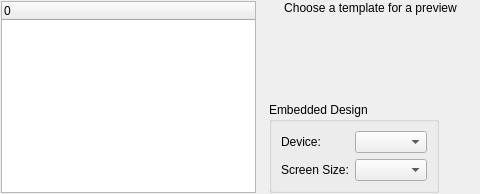
<?xml version="1.0" encoding="UTF-8"?>
<ui version="4.0">
 <comment>*********************************************************************
**
** Copyright (C) 2013 Digia Plc and/or its subsidiary(-ies).
** Contact: http://www.qt-project.org/legal
**
** This file is part of the Qt Designer of the Qt Toolkit.
**
** $QT_BEGIN_LICENSE:LGPL$
** Commercial License Usage
** Licensees holding valid commercial Qt licenses may use this file in
** accordance with the commercial license agreement provided with the
** Software or, alternatively, in accordance with the terms contained in
** a written agreement between you and Digia.  For licensing terms and
** conditions see http://qt.digia.com/licensing.  For further information
** use the contact form at http://qt.digia.com/contact-us.
**
** GNU Lesser General Public License Usage
** Alternatively, this file may be used under the terms of the GNU Lesser
** General Public License version 2.1 as published by the Free Software
** Foundation and appearing in the file LICENSE.LGPL included in the
** packaging of this file.  Please review the following information to
** ensure the GNU Lesser General Public License version 2.1 requirements
** will be met: http://www.gnu.org/licenses/old-licenses/lgpl-2.1.html.
**
** In addition, as a special exception, Digia gives you certain additional
** rights.  These rights are described in the Digia Qt LGPL Exception
** version 1.1, included in the file LGPL_EXCEPTION.txt in this package.
**
** GNU General Public License Usage
** Alternatively, this file may be used under the terms of the GNU
** General Public License version 3.0 as published by the Free Software
** Foundation and appearing in the file LICENSE.GPL included in the
** packaging of this file.  Please review the following information to
** ensure the GNU General Public License version 3.0 requirements will be
** met: http://www.gnu.org/copyleft/gpl.html.
**
**
** $QT_END_LICENSE$
**
*********************************************************************</comment>
 <class>qdesigner_internal::NewFormWidget</class>
 <widget class="QWidget" name="qdesigner_internal::NewFormWidget">
  <property name="geometry">
   <rect>
    <x>0</x>
    <y>0</y>
    <width>480</width>
    <height>194</height>
   </rect>
  </property>
  <layout class="QHBoxLayout">
   <property name="spacing">
    <number>6</number>
   </property>
   <property name="margin">
    <number>1</number>
   </property>
   <item>
    <widget class="QTreeWidget" name="treeWidget">
     <property name="minimumSize">
      <size>
       <width>200</width>
       <height>0</height>
      </size>
     </property>
     <property name="iconSize">
      <size>
       <width>128</width>
       <height>128</height>
      </size>
     </property>
     <property name="rootIsDecorated">
      <bool>false</bool>
     </property>
     <property name="columnCount">
      <number>1</number>
     </property>
     <column>
      <property name="text">
       <string>0</string>
      </property>
     </column>
    </widget>
   </item>
   <item>
    <layout class="QVBoxLayout" name="verticalLayout">
     <item>
      <widget class="QLabel" name="lblPreview">
       <property name="sizePolicy">
        <sizepolicy hsizetype="Expanding" vsizetype="Preferred">
         <horstretch>0</horstretch>
         <verstretch>0</verstretch>
        </sizepolicy>
       </property>
       <property name="lineWidth">
        <number>1</number>
       </property>
       <property name="text">
        <string>Choose a template for a preview</string>
       </property>
       <property name="alignment">
        <set>Qt::AlignCenter</set>
       </property>
       <property name="margin">
        <number>5</number>
       </property>
      </widget>
     </item>
     <item>
      <spacer name="verticalSpacer">
       <property name="orientation">
        <enum>Qt::Vertical</enum>
       </property>
       <property name="sizeHint" stdset="0">
        <size>
         <width>20</width>
         <height>40</height>
        </size>
       </property>
      </spacer>
     </item>
     <item>
      <layout class="QHBoxLayout" name="horizontalLayout">
       <item>
        <spacer name="horizontalSpacer">
         <property name="orientation">
          <enum>Qt::Horizontal</enum>
         </property>
         <property name="sizeType">
          <enum>QSizePolicy::Fixed</enum>
         </property>
         <property name="sizeHint" stdset="0">
          <size>
           <width>7</width>
           <height>0</height>
          </size>
         </property>
        </spacer>
       </item>
       <item>
        <widget class="QGroupBox" name="embeddedGroup">
         <property name="title">
          <string>Embedded Design</string>
         </property>
         <layout class="QGridLayout" name="gridLayout">
          <item row="0" column="1">
           <widget class="QComboBox" name="profileComboBox"/>
          </item>
          <item row="1" column="1">
           <widget class="QComboBox" name="sizeComboBox"/>
          </item>
          <item row="0" column="0">
           <widget class="QLabel" name="label">
            <property name="text">
             <string>Device:</string>
            </property>
           </widget>
          </item>
          <item row="1" column="0">
           <widget class="QLabel" name="label_2">
            <property name="text">
             <string>Screen Size:</string>
            </property>
           </widget>
          </item>
         </layout>
        </widget>
       </item>
       <item>
        <spacer name="horizontalSpacer_2">
         <property name="orientation">
          <enum>Qt::Horizontal</enum>
         </property>
         <property name="sizeHint" stdset="0">
          <size>
           <width>40</width>
           <height>20</height>
          </size>
         </property>
        </spacer>
       </item>
      </layout>
     </item>
    </layout>
   </item>
  </layout>
 </widget>
 <resources/>
 <connections/>
</ui>
